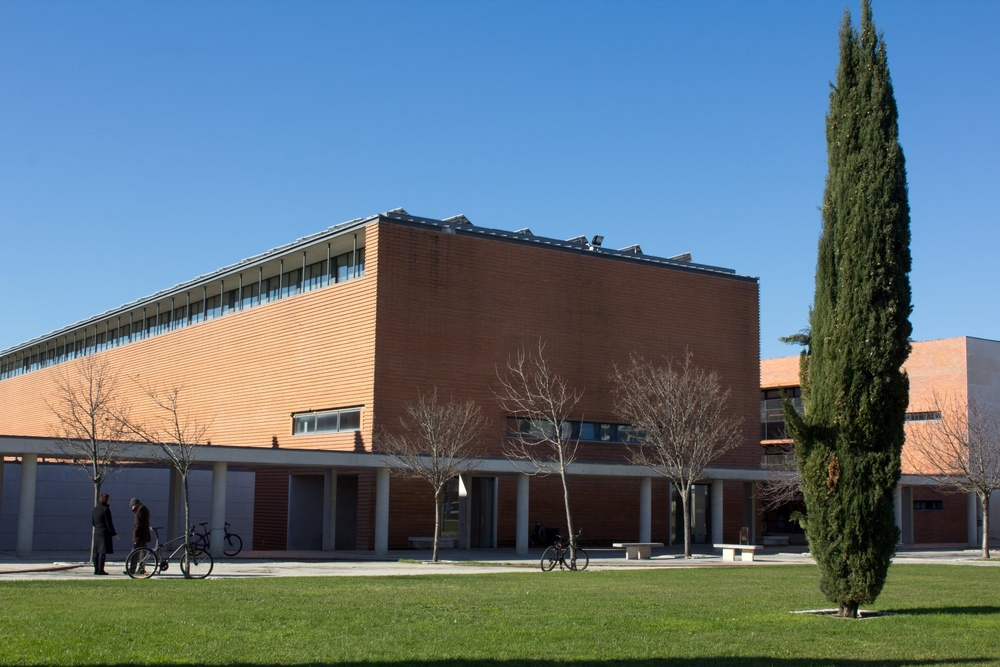
%> input picture aula1_prática/dem_ua.jpg, 1000 x 667 px, shrunk from 1920 x 1280 before the run
$ octave Aula1P_TurmaP4.m   (GNU Octave 9; MATLAB toolbox functions it lacks are replaced by stand-ins)
%> lines starting %> are read from the running program, lines starting %| are printed output that depends on the picture
%% Cabeçalho
% Nome: Aula 1 IEM
% Autor: Miguel
clc
clear all% limpar toda a memoria

%% Ex1
3 + 3;

5*5;

33-21;

4 + 6 -2 * 4;

%% Ex 2

ana = 3 + 3

b = 5*ana

c = 14

d = ana + b + c

%% Ex 3 - vetores e matrizes
clc

n1 = -2;
n2 = 9;
n3 = 3;

n4 = 7;
n5 = 65;
n6 = 11;

% construir vetores
g1 = [-2 9 3];
g2 = [7 65 11];

g1(2);

% Desafio: calcular a soma dos primeiro, segundo ...
% e terceiros numeros favoritos

%soma_1 = -2 + 7
%soma_2 = 9 + 65
%soma_3 = ?

%% Ex4

% Tempo de posse de bola num representação matricial
% de um campo de futebol

campo = [10 11 12; 22 24 34
    34 45 44; 11 12 17]


% a) calcular a soma dos tempos em que a bola
% esteve nas balizas
soma_balizas = campo(1, 2) + campo(4, 2)
soma_balizas_enzo = sum( campo( [1, 4], 2))

% b) media de minutos nas zonas do lado esquerdo
% usar a função "mean"

lado_esquerdo = campo( 1:4, 1)

media_lado_esquerdo = mean(lado_esquerdo)

% c ) criar um campo 2, e calcular a soma todos
% os tempos em cantos

% criar uma matriz aleatória

campo2 = rand(4,3) * 30

valor_cantos = [campo(1,[1,3]), campo(4, [1,3]) ...
    campo2(1,[1,3]), campo2(4, [1,3])]

soma_cantos = sum(valor_cantos)


%% Ex 5 Imagens
clc

%& ler uma imagem

imagem = imread('dem_ua.jpg');
%> imagem is the input picture: size 667x1000x3 uint8; mean R, G, B 96.2, 114.9, 124.8

imagem_gray = rgb2gray(imagem);
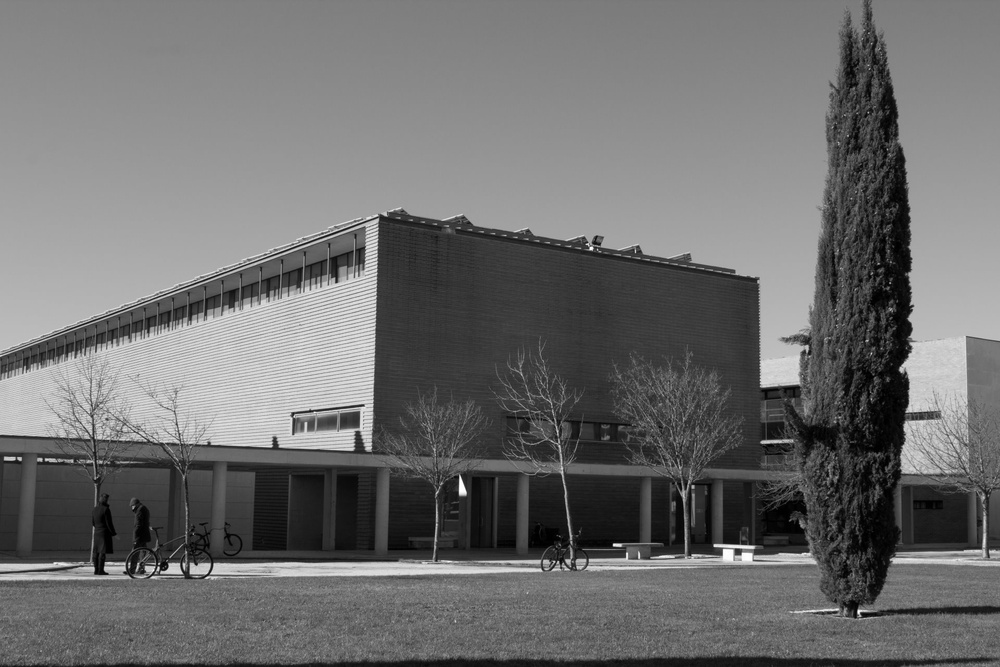
%> imagem_gray: size 667x1000 uint8; min 0, max 255, mean 110.4

imshow(imagem_gray)


figure(2)

imagem_gray_clara = imagem_gray + 50
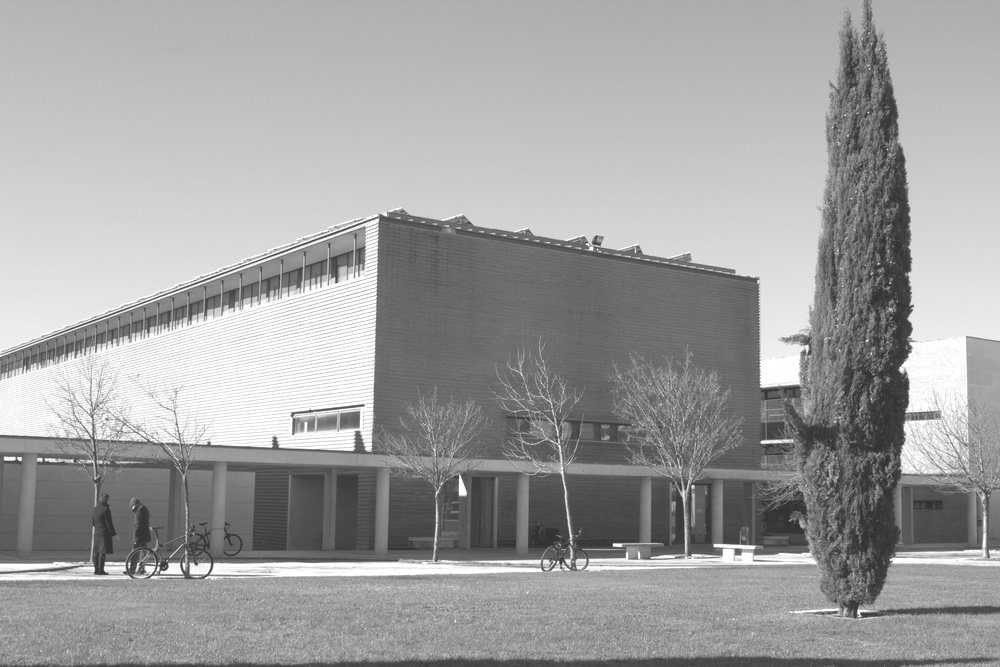
%> imagem_gray_clara: size 667x1000 uint8; min 50, max 255, mean 160.1
imshow(imagem_gray_clara)


% desafio:

% tenho uma imagem do DEM
